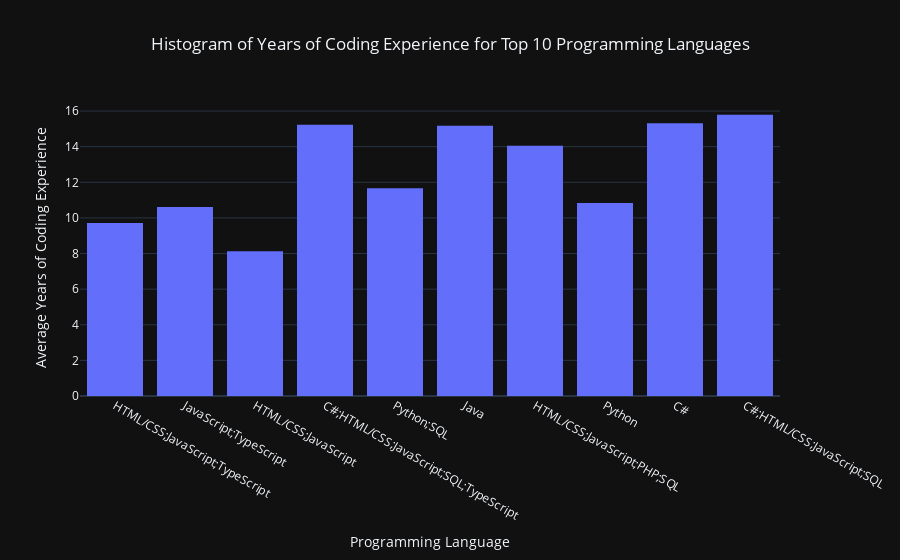

The notebook cell saved with this chart:
### Markdown cell above
## Years Of Coding

### Code cell
top_languages = df2023['LanguageHaveWorkedWith'].value_counts().nlargest(10).index
df_filtered_top10 = df2023[df2023['LanguageHaveWorkedWith'].isin(top_languages)]
fig_histogram = px.histogram(
    df_filtered_top10,
    x='LanguageHaveWorkedWith',
    y='YearsCode',
    title='Histogram of Years of Coding Experience for Top 10 Programming Languages',
    labels={'LanguageHaveWorkedWith': 'Programming Language', 'YearsCode': 'Years of Coding Experience'},
    template='plotly_dark',
    histfunc='avg'  
)
fig_histogram.update_layout(
    xaxis_title='Programming Language',
    yaxis_title='Average Years of Coding Experience',
    title_x=0.5
)

fig_histogram.show()

### Figure 1 — Plotly figure (JSON) as saved in the notebook; plotly's stock layout.template omitted (floating-point values rounded to 4 significant figures; data arrays with more than 128 entries replaced by an {"elided": "..."} marker saying what was removed)
{"data": [{"alignmentgroup": "True", "bingroup": "x", "histfunc": "avg", "hovertemplate": "Programming Language=%{x}<br>avg of Years of Coding Experience=%{y}<extra></extra>", "legendgroup": "", "marker": {"color": "#636efa", "pattern": {"shape": ""}}, "name": "", "offsetgroup": "", "orientation": "v", "showlegend": false, "type": "histogram", "x": {"elided": "7529 str values"}, "xaxis": "x", "y": {"elided": "7529 str values"}, "yaxis": "y"}], "layout": {"barmode": "relative", "legend": {"tracegroupgap": 0}, "title": {"text": "Histogram of Years of Coding Experience for Top 10 Programming Languages", "x": 0.5}, "xaxis": {"anchor": "y", "domain": [0, 1], "title": {"text": "Programming Language"}}, "yaxis": {"anchor": "x", "domain": [0, 1], "title": {"text": "Average Years of Coding Experience"}}}}
